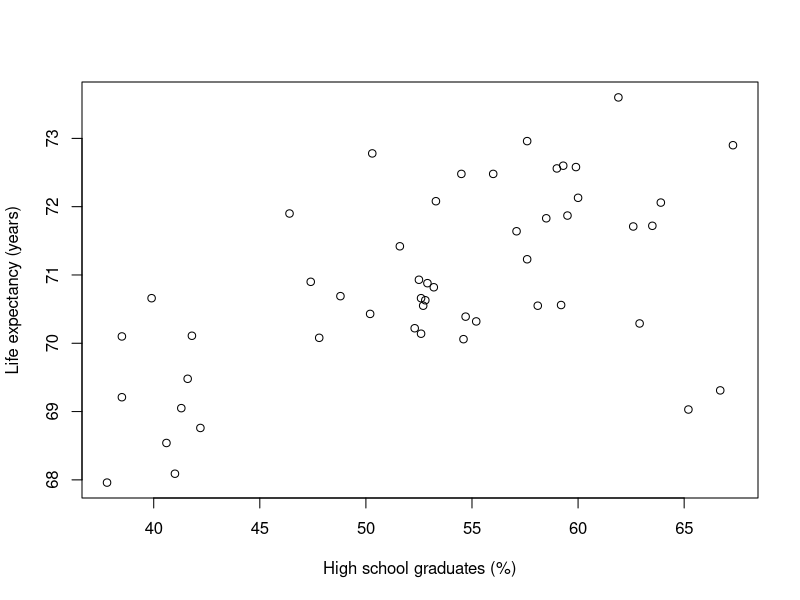

Write the R code that produced this figure.

## if you cannot load the libraries, uncomment the two lines below and run the install
# install.packages("datasets")
# install.packages("nlme")

library("datasets")
library("nlme")

head(USJudgeRatings)

colMeans(USJudgeRatings)

judges.scaled <- scale(USJudgeRatings)

head(judges.scaled)

head(sort(rowSums(judges.scaled), decreasing = TRUE))

scores <- data.frame(bdf)
head(scores)

bigclass <- ifelse(scores$classsiz>=25, 1, 0) # marking a "large" class if it has 25+ students
scores <- cbind(scores, bigclass) # adding the column back to the data frame
head(scores[,c("langPOST", "bigclass")])

tapply(scores$langPOST, scores$bigclass, mean)

t.test(langPOST ~ bigclass, data=scores)

t.test(langPOST ~ sex, data=scores)

denom <- factor(scores$denomina, labels=(c("public","Protestant","Catholic","non-denom")))

round(tapply(scores$langPOST, denom, mean), digits=2)

aov.denom <- aov(langPOST ~ factor(denomina), data=scores)
summary(aov.denom)

pairwise.t.test(scores$langPOST, denom, p.adj="holm")

statedata <- data.frame(state.x77)
head(statedata)

plot(Life.Exp ~ HS.Grad, data = statedata, xlab = "High school graduates (%)", ylab = "Life expectancy (years)")

hs_le_model <- lm(Life.Exp ~ HS.Grad, data = statedata)

summary(hs_le_model)

multi_model <- lm(Life.Exp ~ HS.Grad + Murder + Illiteracy, data = statedata)

summary(multi_model)

statedata$Life.Exp_predicted <- predict(multi_model)
statedata$residual <- residuals(multi_model)
head(
    statedata[
        order(statedata$residual, decreasing = TRUE),
        c('HS.Grad','Murder','Illiteracy','Life.Exp','Life.Exp_predicted','residual')
    ]
)

# save the R data into a new variable
titanic <- data.frame(Titanic)
head(titanic[order(titanic$Freq, decreasing = TRUE),])

# drop all the rows with a frequency of 0
titanic <- titanic[titanic$Freq != 0,]
# replicate each line as many times as the "Freq" column calls for
# also, drop the "Freq" column
titanic_long <- titanic[,c(1,2,3,4)][rep(seq_len(dim(titanic)[1]), titanic$Freq),]
# confirm that we now have a row for every passenger, which matches the sum of "Freq"
print(c(nrow(titanic_long), sum(titanic$Freq)))

head(titanic_long)

str(titanic_long)

titanic_model <- glm(
    Survived ~ Class + Sex + Age,
    data = titanic_long,
    family = 'binomial'
)

summary(titanic_model)

table(titanic_long$Age, titanic_long$Survived)

child_risk <- 57 / (57 + 52)
child_risk

adult_risk <- 654 / (654 + 1438)
adult_risk

child_risk / adult_risk
